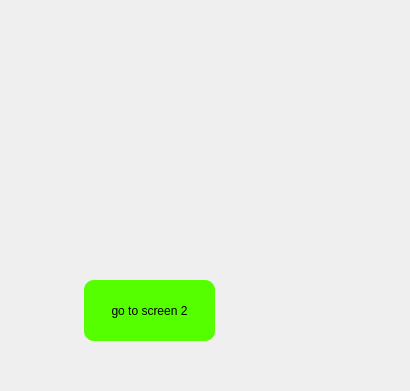
<?xml version="1.0" encoding="UTF-8"?>
<ui version="4.0">
 <class>Dialog</class>
 <widget class="QDialog" name="Dialog">
  <property name="geometry">
   <rect>
    <x>0</x>
    <y>0</y>
    <width>410</width>
    <height>391</height>
   </rect>
  </property>
  <property name="windowTitle">
   <string>screen_1</string>
  </property>
  <widget class="QPushButton" name="btn_1">
   <property name="geometry">
    <rect>
     <x>84</x>
     <y>280</y>
     <width>131</width>
     <height>61</height>
    </rect>
   </property>
   <property name="styleSheet">
    <string notr="true">border-radius: 10px;

background-color:rgb(85, 255, 0);</string>
   </property>
   <property name="text">
    <string>go to screen 2</string>
   </property>
  </widget>
 </widget>
 <resources/>
 <connections/>
</ui>
